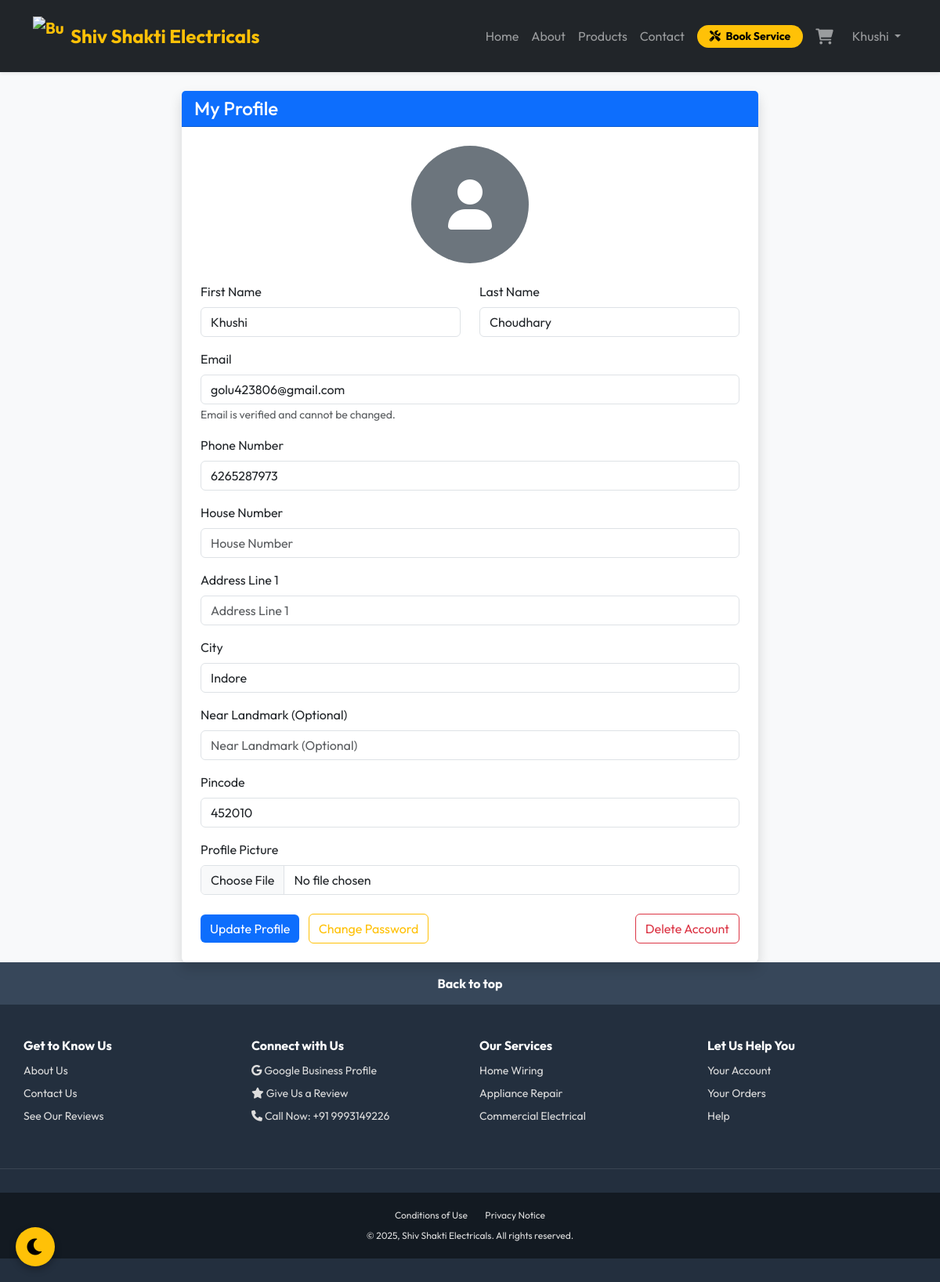
Screenshot of /profile/ (signed in) with the database file from the repository.
### firstApp/models.py (models this page shows, shortened)
class CustomUser(AbstractUser):
    phone_number = models.CharField(max_length=15, unique=True)
    address = models.TextField(blank=True, null=True) # Keeping for backward compatibility
    house_number = models.CharField(max_length=50, blank=True, null=True)
    address_line1 = models.CharField(max_length=255, blank=True, null=True)
    city = models.CharField(max_length=100, blank=True, null=True, default='Indore')
    landmark = models.CharField(max_length=255, blank=True, null=True)
    pincode = models.CharField(max_length=6, blank=True, null=True)
    profile_picture = models.ImageField(upload_to='profile_pics/', blank=True, null=True)
    is_email_verified = models.BooleanField(default=False)
    USERNAME_FIELD = 'phone_number'
    REQUIRED_FIELDS = ['username', 'email']

### firstApp/views.py (the view)
# urls.py: path('profile/', views.profile, name='profile'),
@login_required
def profile(request):
    user = request.user
    if request.method == 'POST':
        if 'delete_account' in request.POST:
            delete_form = AccountDeletionForm(request.POST)
            if delete_form.is_valid():
                password = delete_form.cleaned_data['password']
                if user.check_password(password):
                    user.delete()
                    messages.success(request, "Your account has been deleted.")
                    return redirect('home')
                else:
                    messages.error(request, "Incorrect password.")
            else:
                 messages.error(request, "Please enter your password to confirm deletion.")
            form = CustomUserUpdateForm(instance=user) # Re-init form to avoid unbound error in template
        else:
            form = CustomUserUpdateForm(request.POST, request.FILES, instance=user)
            if form.is_valid():
                if user.is_email_verified and 'email' in form.changed_data:
                    messages.error(request, "Email cannot be changed after verification.")
                else:
                    form.save()
                    messages.success(request, "Profile updated successfully!")
                    return redirect('profile')
            delete_form = AccountDeletionForm()
    else:
        form = CustomUserUpdateForm(instance=user)
        if user.is_email_verified:
            form.fields['email'].widget.attrs['readonly'] = True
            form.fields['email'].help_text = "Email is verified and cannot be changed."
        delete_form = AccountDeletionForm()
    return render(request, 'firstApp/profile.html', {'form': form, 'delete_form': delete_form})

### firstApp/forms.py
class AccountDeletionForm(forms.Form):
    password = forms.CharField(widget=forms.PasswordInput(attrs={'class': 'form-control', 'placeholder': 'Enter your password to confirm'}), label="Confirm Password")

### firstApp/templates/firstApp/profile.html (shortened to what this page needs)
{% extends 'firstApp/base.html' %}
{% block content %}
<div class="row justify-content-center">
    <div class="col-md-8">
        <div class="card shadow">
            <div class="card-header bg-primary text-white">
                <h4 class="mb-0">My Profile</h4>
            </div>
            <div class="card-body p-4">
                <form method="post" enctype="multipart/form-data">
                    <div class="text-center mb-4">
                        {% if user.profile_picture %}
                        <img src="{{ user.profile_picture.url }}" alt="Profile" class="rounded-circle"
                            style="width: 150px; height: 150px; object-fit: cover;">
                        {% else %}
                        <div class="bg-secondary rounded-circle d-flex align-items-center justify-content-center mx-auto"
                            style="width: 150px; height: 150px;">
                            <i class="fas fa-user fa-4x text-white"></i>
                        </div>
                        {% endif %}
                    </div>
                    <div class="row">
                        <div class="col-md-6 mb-3">
                            <label class="form-label">First Name</label>
                            {{ form.first_name }}
                        </div>
                        <div class="col-md-6 mb-3">
                            <label class="form-label">Last Name</label>
                            {{ form.last_name }}
                        </div>
                    </div>
                    <div class="mb-3">
                        <label class="form-label">Email</label>
                        {{ form.email }}
                        {% if form.email.help_text %}
                        <small class="form-text text-muted">{{ form.email.help_text }}</small>
                        {% endif %}
                    </div>
                    <div class="mb-3">
                        <label class="form-label">Phone Number</label>
                        {{ form.phone_number }}
                    </div>
                    <div class="mb-3">
                        <label class="form-label">House Number</label>
                        {{ form.house_number }}
                    </div>
                    <div class="mb-3">
                        <label class="form-label">Address Line 1</label>
                        {{ form.address_line1 }}
                    </div>
                    <div class="mb-3">
                        <label class="form-label">City</label>
                        {{ form.city }}
                    </div>
                    <div class="mb-3">
                        <label class="form-label">Near Landmark (Optional)</label>
                        {{ form.landmark }}
                    </div>
                    <div class="mb-3">
                        <label class="form-label">Pincode</label>
                        {{ form.pincode }}
                    </div>
                    <div class="mb-3">
                        <label class="form-label">Profile Picture</label>
                        {{ form.profile_picture }}
                    </div>
                    <div class="d-flex justify-content-between align-items-center mt-4">
                        <div>
                            <button type="submit" class="btn btn-primary me-2">Update Profile</button>
                            <a href="{% url 'initiate_profile_password_change' %}"
                                class="btn btn-outline-warning">Change Password</a>
                        </div>
                        <button type="button" class="btn btn-outline-danger" data-bs-toggle="modal"
                            data-bs-target="#deleteAccountModal">
                            Delete Account
                        </button>
                    </div>
                </form>
            </div>
        </div>
    </div>
</div>
{% endblock %}

### firstApp/templates/firstApp/base.html (shortened to what this page needs)
<!DOCTYPE html>
{% load static %}
<html lang="en">
<head>
    <link href="https://cdn.jsdelivr.net/npm/bootstrap@5.3.0/dist/css/bootstrap.min.css" rel="stylesheet">
    <link rel="stylesheet" href="https://cdnjs.cloudflare.com/ajax/libs/font-awesome/6.0.0/css/all.min.css">
    <link rel="stylesheet" href="https://cdnjs.cloudflare.com/ajax/libs/animate.css/4.1.1/animate.min.css" />
    <link rel="stylesheet" href="{% static 'css/custom.css' %}">
</head>
<body>
    <nav class="navbar navbar-expand-lg navbar-dark bg-dark sticky-top shadow-sm py-3">
        <div class="container">
            <a class="navbar-brand d-flex align-items-center" href="{% url 'home' %}">
                <img src="{{ MEDIA_URL }}profile_pics/business_logo.png" alt="Business Logo" width="40" height="50"
                    class="me-2">
                <span class="fw-bold text-warning" style="font-size: 1.5rem;">Shiv Shakti Electricals</span>
            </a>
            <div class="collapse navbar-collapse" id="navbarNav">
                <ul class="navbar-nav ms-auto align-items-center">
                    <li class="nav-item"><a class="nav-link" href="{% url 'home' %}">Home</a></li>
                    <li class="nav-item"><a class="nav-link" href="{% url 'about' %}">About</a></li>
                    <li class="nav-item"><a class="nav-link" href="{% url 'product_list' %}">Products</a></li>
                    <li class="nav-item"><a class="nav-link" href="{% url 'contact' %}">Contact</a></li>
                    <li class="nav-item ms-lg-2 me-lg-2">
                        <a class="btn btn-warning btn-sm fw-bold rounded-pill px-3" href="{% url 'book_appointment' %}">
                            <i class="fas fa-tools me-1"></i> Book Service
                        </a>
                    </li>
                    {% if user.is_authenticated %}
                    <li class="nav-item me-2">
                        <a class="nav-link position-relative" href="{% url 'view_cart' %}">
                            <i class="fas fa-shopping-cart fa-lg"></i>
                        </a>
                    </li>
                    <li class="nav-item dropdown">
                        <a class="nav-link dropdown-toggle" href="#" id="navbarDropdown" role="button"
                            data-bs-toggle="dropdown">
                            {{ user.first_name|default:user.username }}
                        </a>
                    </li>
                    {% else %}
                    <li class="nav-item"><a class="nav-link" href="{% url 'email_login' %}">Login</a></li>
                    {% endif %}
                </ul>
            </div>
        </div>
    </nav>
    <div class="container mt-4" style="min-height: 80vh;">
        {% block content %}{% endblock %}
    </div>
    <button class="theme-toggle-btn" id="themeToggle" title="Toggle Dark Mode">
        <i class="fas fa-moon"></i>
    </button>
    <footer>
        <div class="footer-top">
            <a href="#">Back to top</a>
        </div>
        <div class="footer-main">
            <div class="container footer-links">
                <div class="row">
                    <div class="col-md-3 col-6">
                        <div class="footer-col-head">Get to Know Us</div>
                        <ul>
                            <li><a href="{% url 'about' %}">About Us</a></li>
                            <li><a href="{% url 'contact' %}">Contact Us</a></li>
                            <li><a href="{% url 'google_reviews' %}">See Our Reviews</a></li>
                        </ul>
                    </div>
                    <div class="col-md-3 col-6">
                        <div class="footer-col-head">Connect with Us</div>
                        <ul>
                            <li><a href="https://g.page/r/CZHqf43hg2KCEAE" target="_blank"><i class="fab fa-google"></i>
                                    Google Business Profile</a></li>
                            <li><a href="https://search.google.com/local/writereview?placeid=ChIJgfA7KTUDYzkR6n9gjeGDYoI"
                                    target="_blank"><i class="fas fa-star"></i> Give Us a Review</a></li>
                            <li><a href="tel:+919993149226"><i class="fas fa-phone"></i> Call Now: +91 9993149226</a>
                            </li>
                        </ul>
                    </div>
                    <div class="col-md-3 col-6">
                        <div class="footer-col-head">Our Services</div>
                        <ul>
                            <li><a href="{% url 'book_appointment' %}">Home Wiring</a></li>
                            <li><a href="{% url 'book_appointment' %}">Appliance Repair</a></li>
                            <li><a href="{% url 'book_appointment' %}">Commercial Electrical</a></li>
                        </ul>
                    </div>
                    <div class="col-md-3 col-6">
                        <div class="footer-col-head">Let Us Help You</div>
                        <ul>
                            <li><a href="{% url 'profile' %}">Your Account</a></li>
                            <li><a href="{% url 'order_history' %}">Your Orders</a></li>
                            <li><a href="{% url 'contact' %}">Help</a></li>
                        </ul>
                    </div>
                </div>
            </div>
            <div class="footer-bottom">
                <div class="footer-legal">
                    <div class="container">
                        <div class="mb-2">
                            <a href="#">Conditions of Use</a>
                            <a href="#">Privacy Notice</a>
                        </div>
                        <div>
                            &copy; 2025, Shiv Shakti Electricals. All rights reserved.
                        </div>
                    </div>
                </div>
            </div>
    </footer>
</body>
</html>

### static/css/custom.css (style rules this page uses)
body { font-family: 'Outfit', sans-serif; }
* { transition: all 0.2s ease; }
a, button { transition: background-color 0.2s, color 0.2s, transform 0.1s; }
.btn { transition: all 0.3s ease; }
img { max-width: 100%; height: auto; }
body { animation: fadeIn 0.5s; }
html { scroll-behavior: smooth; }

### firstApp/templates/firstApp/base.html (style rules this page uses)
body { background-color: #f8f9fa; color: #212529; transition: background-color 0.3s, color 0.3s; }
.theme-toggle-btn { position: fixed; bottom: 20px; left: 20px; z-index: 1000; width: 50px; height: 50px; border-radius: 50%; background-color: #ffc107; color: #000; border: none; box-shadow: 0 4px 10px rgba(0, 0, 0, 0.3); display: flex; align-items: center; justify-content: center; font-size: 1.5rem; cursor: pointer; transition: transform 0.3s, background-color 0.3s; }
.navbar-brand { font-weight: bold; color: #ffc107 !important; }
.card { transition: transform 0.2s; border: none; box-shadow: 0 2px 5px rgba(0, 0, 0, 0.1); }
.btn-primary { background-color: #0d6efd; border: none; }
.btn-warning { background-color: #ffc107; color: #000; border: none; }
.footer-main { background-color: #232f3e; color: #ffffff; font-size: 14px; }
.footer-top { background-color: #37475a; padding: 15px 0; text-align: center; cursor: pointer; transition: background-color 0.2s; }
.footer-top a { color: #ffffff; text-decoration: none; font-weight: bold; display: block; }
.footer-links { padding: 40px 0; }
.footer-col-head { font-weight: bold; margin-bottom: 10px; font-size: 16px; color: #ffffff; }
.footer-links ul { list-style: none; padding: 0; }
.footer-links ul li { margin-bottom: 8px; }
.footer-links ul li a { color: #dddddd; text-decoration: none; }
.footer-bottom { border-top: 1px solid #3a4553; padding: 30px 0; text-align: center; background-color: #232f3e; }
.footer-legal { background-color: #131a22; padding: 20px 0; text-align: center; font-size: 12px; color: #dddddd; }
.footer-legal a { color: #dddddd; text-decoration: none; margin: 0 10px; }

### rows the page displays
CustomUser: first_name "Khushi", last_name "Choudhary", email "golu423806@gmail.com", phone_number "6265287973", city "Indore", pincode "452010"
